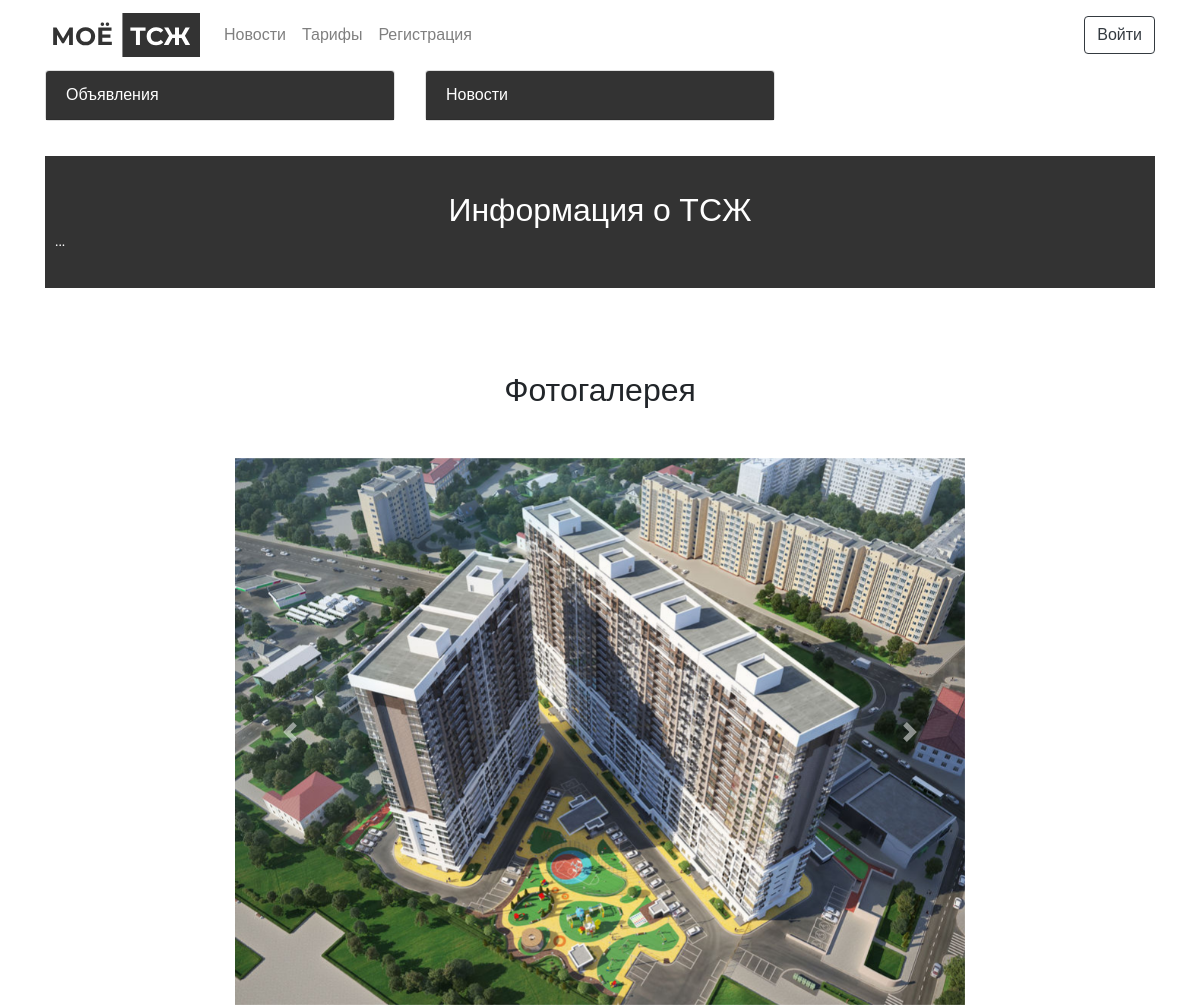
The app's page / (upper part), older data.
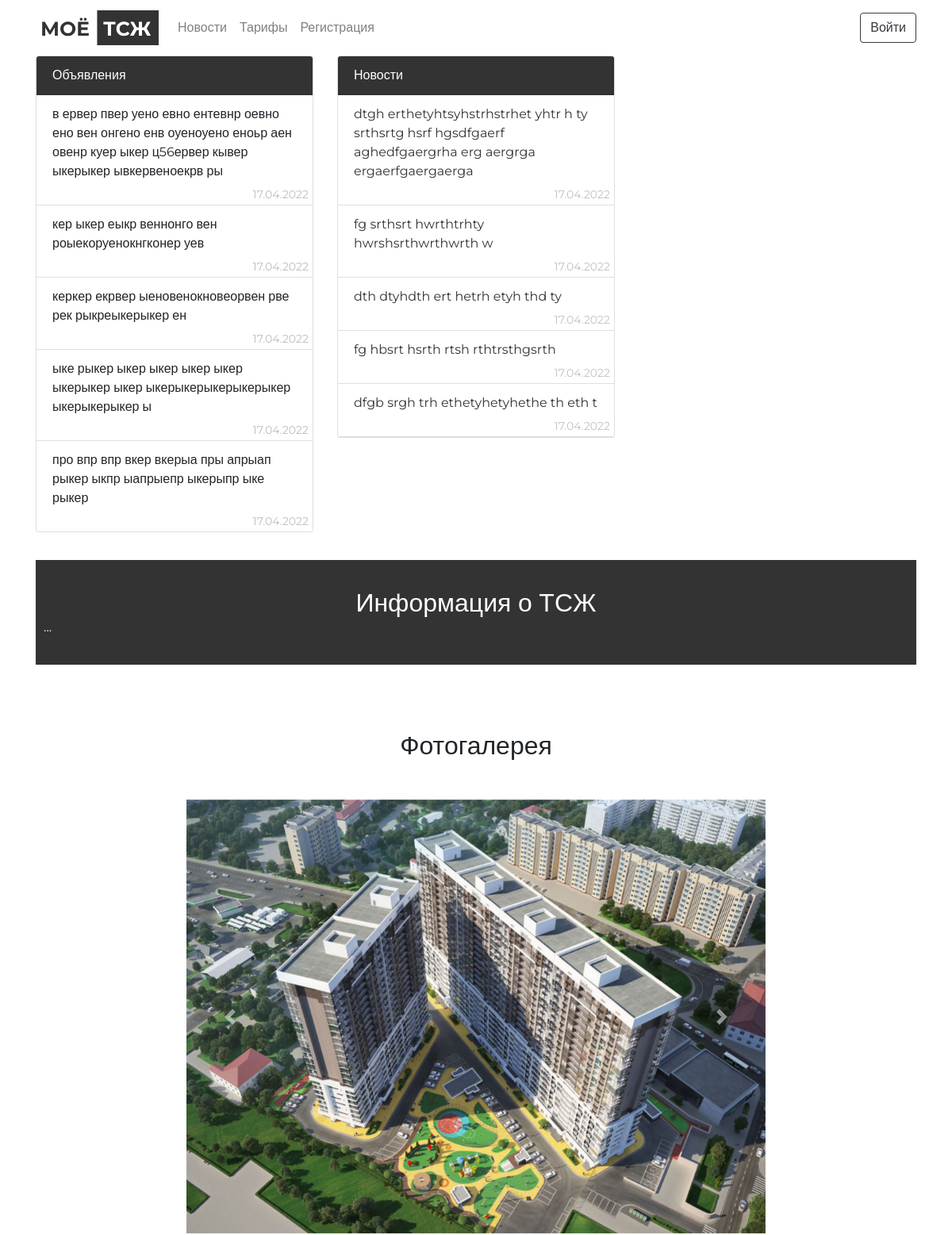
The same page, newer data.
### reference/models.py (models this page shows, shortened)
class Advertising(models.Model):
    title = models.CharField(max_length=255, verbose_name=_("Заголовок"))
    date = models.DateTimeField(
        default=datetime.now, verbose_name=_("Дата публикации")
    )
    class Meta:
        verbose_name = _("Объявление")
        verbose_name_plural = _("Объявления")

class News(models.Model):
    title = models.CharField(max_length=255, verbose_name=_("Анонс"))
    image = models.ImageField(null=False, blank=False, verbose_name=_("Фото"))
    text = models.TextField(null=True, blank=True, verbose_name=_("Текст"))
    date = models.DateTimeField(
        default=datetime.now, verbose_name=_("Дата публикации")
    )
    class Meta:
        verbose_name = _("Новость")
        verbose_name_plural = _("Новости")

### homeowners/views.py (the view)
# urls.py: path("", views.HomeView.as_view(), name="home"),
class HomeView(TemplateView):
    template_name = "index.html"
    def dispatch(self, request, *args, **kwargs):
        if request.user.is_staff:
            return redirect('/admin')
        return super(HomeView, self).dispatch(request, *args, **kwargs)

### reference/templatetags/reference.py (called while the page is built)
@register.inclusion_tag("components/gallery.html")
def gallery() -> dict:
    first_object = Gallery.objects.latest('date')
    objects = Gallery.objects.filter(~Q(id=first_object.id))
    return {
        "images": objects,
        "first_image": first_object,
    }

@register.inclusion_tag("components/basic-information-last-news.html")
def basic_information_last_news() -> dict:
    latest_five_advertising = Advertising.objects.all().order_by("-id")[:5]
    latest_five_news = News.objects.all().order_by("-id")[:5]
    return {
        "ads": latest_five_advertising,
        "news": latest_five_news,
    }

### templates/index.html (shortened to what this page needs)
{% extends 'base.html' %}
{% load static reference %}
{% block header %}
  {% include 'include/header.html' %}
{% endblock header %}
{% block content %}
  <div class="index">
    {% include 'components/basic-information.html' %}
    {% include 'components/intelligence.html' %}
    {% gallery %}
  </div>
{% endblock content %}

### templates/components/basic-information-last-news.html
<div class="col-4">
  <div class="card">
    <div class="card-header bg-dark text-white">
      Объявления
    </div>
    <ul class="list-group list-group-flush">
      {% for ad in ads %}
        <li style="position: relative; padding-bottom: 30px" class="list-group-item">
          <p>{{ad.title}}</p>
          <p style="display: block; position: absolute; bottom: 2px; right: 5px; opacity: 0.3; font-size: 14px">{{ ad.date|date:"d.m.Y" }}</p>
        </li>
      {% endfor %}
    </ul>
  </div>
</div>
<div class="col-4">
  <div class="card">
    <div class="card-header bg-dark text-white">
      Новости
    </div>
    <ul class="list-group list-group-flush">
      {% for note in news %}
        <a href="{% url 'reference:news-detail' pk=note.pk %}" class="news-link">
          <li style="position: relative; padding-bottom: 30px" class="list-group-item">
            <p>{{note.title}}</p>
            <p style="display: block; position: absolute; bottom: 2px; right: 5px; opacity: 0.3; font-size: 14px">{{ note.date|date:"d.m.Y" }}</p>
          </li>
        <a/>
      {% endfor %}
    </ul>
  </div>
</div>

Row changes from the older to the newer data that the page shows:
added Advertising: title "в ервер пвер уено евно ентевнр оевно ено вен онгено енв оуеноуено еноьр аен овенр куер ыкер ц56ервер кывер ыкерыкер ывкервеноекрв ры", date "17.04.2022"
added Advertising: title "кер ыкер еыкр веннонго вен роыекоруенокнгконер уев", date "17.04.2022"
added Advertising: title "керкер екрвер ыеновенокновеорвен рве рек рыкреыкерыкер ен", date "17.04.2022"
added Advertising: title "ыке рыкер ыкер ыкер ыкер ыкер ыкерыкер ыкер ыкерыкерыкерыкерыкер ыкерыкерыкер ы", date "17.04.2022"
added Advertising: title "про впр впр вкер вкерыа пры апрыап рыкер ыкпр ыапрыепр ыкерыпр ыке рыкер", date "17.04.2022"
added News: title "dtgh erthetyhtsyhstrhstrhet yhtr h ty srthsrtg hsrf hgsdfgaerf aghedfgaergrha erg aergrga ergaerfgaergaerga", date "17.04.2022"
added News: title "fg srthsrt hwrthtrhty hwrshsrthwrthwrth w", date "17.04.2022"
added News: title "dth dtyhdth ert hetrh etyh thd ty", date "17.04.2022"
added News: title "fg hbsrt hsrth rtsh rthtrsthgsrth", date "17.04.2022"
added News: title "dfgb srgh trh ethetyhetyhethe th eth t", date "17.04.2022"
